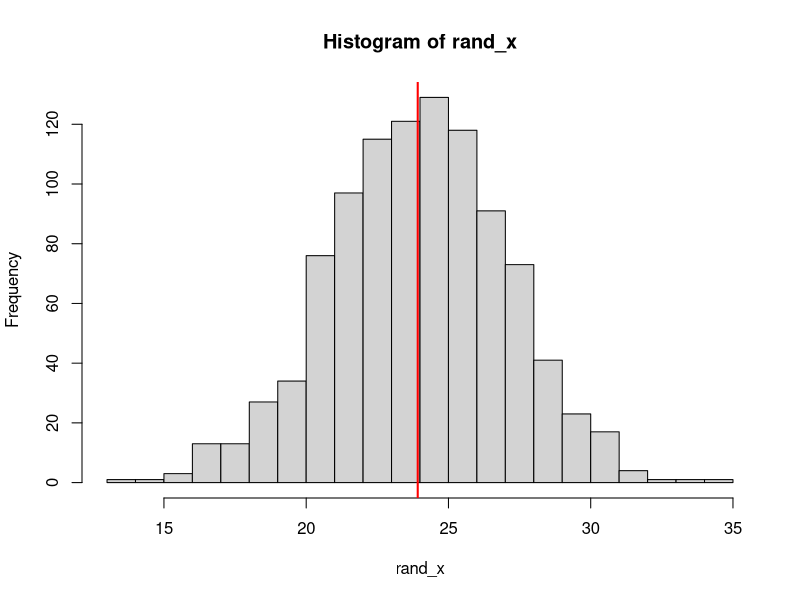

Generate this figure with R:
## PlotRandom.R
##

## Doing stuff in GitHub/RStudio
## 1. Go to GitHub
## 2. Create a new Repo
## 3. RStudio: Create a new Version Control project connected to GitHub repo
## 4. Working in RStudio - Commit and push files
##
##
## Purpose:
##    A function that will generate a random sample
##     of Normal values, plot a histogram with an 
##     overlaid mean on the plot.
##
## Inputs:
##     numpts = the number of points to generate
##     mu = the theoretical mean of the Normal distribution
##     sigma = the standard deviation of the Normal distribution
##     numbins = the number of bins for the histogram
##     meanColor = the color for the overlaid mean
##     linewidth = the width of the mean vertical line
##     seed = a random number generator seed, to ensure
##            reproducibility
## Outputs: A list with the following elements
##     Random_values = a vector with the generated random 
##                     values
##     Mean_x = the sample mean of Random_values
##     SD_x = the sample standard deviation of Random_values

plotRandomNormals <- function(numpts=1000, numbins=15, mu=24, sigma=3,
                              meanColor="red", 
                              linewidth=2, seed=8675309) {
  set.seed(seed)
  rand_x <- rnorm(numpts, mean=mu, sd=sigma)
  mean_x <- mean(rand_x)
  hist(rand_x, breaks=numbins)
  abline(v=mean_x, col=meanColor, lwd=linewidth)
  list(Random_values = rand_x,
       Mean_x = mean_x,
       SD_x = sd(rand_x) )
}

##Test the function
plotRandomNormals()

